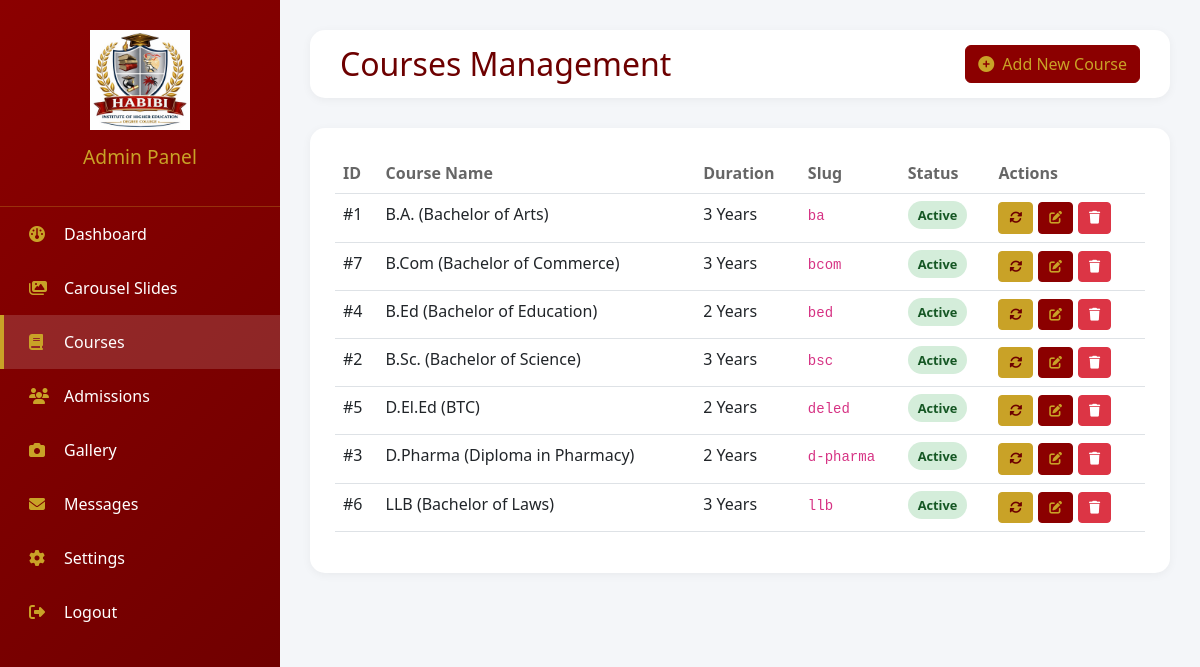
The page /admin/courses.php (signed in) on the database its author committed.
### tables this page shows
CREATE TABLE `courses` (
  `id` int(11) NOT NULL,
  `name` varchar(100) NOT NULL,
  `slug` varchar(100) NOT NULL,
  `duration` varchar(50) DEFAULT NULL,
  `eligibility` text DEFAULT NULL,
  `description` text DEFAULT NULL,
  `curriculum` text DEFAULT NULL,
  `career_opportunities` text DEFAULT NULL,
  `fee_structure` text DEFAULT NULL,
  `image_path` varchar(255) DEFAULT NULL,
  `status` tinyint(4) DEFAULT 1,
  `created_at` timestamp NOT NULL DEFAULT current_timestamp()
);

### admin/courses.php (the view, shortened to what this page needs)
<?php
require_once '../includes/config.php';
$action = isset($_GET['action']) ? $_GET['action'] : 'list';
$courses = $pdo->query("SELECT * FROM courses ORDER BY name ASC")->fetchAll();
?>
<!DOCTYPE html>
<html lang="en">
<head>
    <link href="https://cdn.jsdelivr.net/npm/bootstrap@5.3.0/dist/css/bootstrap.min.css" rel="stylesheet">
    <link rel="stylesheet" href="https://cdnjs.cloudflare.com/ajax/libs/font-awesome/6.4.0/css/all.min.css">
    <link href="https://cdn.jsdelivr.net/npm/summernote@0.8.18/dist/summernote.min.css" rel="stylesheet">
</head>
<body>
    <div class="wrapper">
        <div class="sidebar">
            <div class="sidebar-header">
                <img src="../assets/img/logo.png" alt="Habibi Institute" onerror="this.src='https://via.placeholder.com/100x100/8B0000/FFFFFF?text=HABIBI'">
                <h3>Admin Panel</h3>
            </div>
            <div class="sidebar-menu">
                <a href="dashboard.php"><i class="fas fa-dashboard"></i> Dashboard</a>
                <a href="carousel.php"><i class="fas fa-images"></i> Carousel Slides</a>
                <a href="courses.php" class="active"><i class="fas fa-book"></i> Courses</a>
                <a href="admissions.php"><i class="fas fa-users"></i> Admissions</a>
                <a href="gallery.php"><i class="fas fa-camera"></i> Gallery</a>
                <a href="messages.php"><i class="fas fa-envelope"></i> Messages</a>
                <a href="settings.php"><i class="fas fa-cog"></i> Settings</a>
                <a href="logout.php"><i class="fas fa-sign-out-alt"></i> Logout</a>
            </div>
        </div>
        <div class="main-content">
            <div class="top-nav">
                <div class="page-title">
                    <h2>Courses Management</h2>
                </div>
                <div>
                    <a href="?action=add" class="btn btn-primary">
                        <i class="fas fa-plus-circle me-2"></i>Add New Course
                    </a>
                </div>
            </div>
            <div class="content-card">
                <?php if($action == 'list'): ?>
                    <div class="table-responsive">
                        <table class="table table-hover">
                            <thead>
                                <tr>
                                    <th>ID</th>
                                    <th>Course Name</th>
                                    <th>Duration</th>
                                    <th>Slug</th>
                                    <th>Status</th>
                                    <th>Actions</th>
                                </tr>
                            </thead>
                            <tbody>
                                <?php foreach($courses as $course): ?>
                                <tr>
                                    <td>#<?php echo $course['id']; ?></td>
                                    <td><?php echo htmlspecialchars($course['name']); ?></td>
                                    <td><?php echo htmlspecialchars($course['duration'] ?: 'N/A'); ?></td>
                                    <td><code><?php echo htmlspecialchars($course['slug']); ?></code></td>
                                    <td>
                                        <span class="status-badge <?php echo $course['status'] ? 'status-active' : 'status-inactive'; ?>">
                                            <?php echo $course['status'] ? 'Active' : 'Inactive'; ?>
                                        </span>
                                    </td>
                                    <td>
                                        <div class="action-btns">
                                            <a href="?action=toggle&id=<?php echo $course['id']; ?>" class="btn btn-sm btn-warning" title="Toggle Status">
                                                <i class="fas fa-sync-alt"></i>
                                            </a>
                                            <a href="?action=edit&id=<?php echo $course['id']; ?>" class="btn btn-sm btn-primary">
                                                <i class="fas fa-edit"></i>
                                            </a>
                                            <a href="?action=delete&id=<?php echo $course['id']; ?>" class="btn btn-sm btn-danger" onclick="return confirm('Are you sure you want to delete this course?')">
                                                <i class="fas fa-trash"></i>
                                            </a>
                                        </div>
                                    </td>
                                </tr>
                                <?php endforeach; ?>
                            </tbody>
                        </table>
                    </div>
                <?php endif; ?>
            </div>
        </div>
    </div>
</body>
</html>

### admin/courses.php (style rules this page uses)
* { margin: 0; padding: 0; box-sizing: border-box; }
body { background: #f4f6f9; font-family: 'Segoe UI', Tahoma, Geneva, Verdana, sans-serif; }
.wrapper { display: flex; }
.sidebar { width: 280px; background: linear-gradient(135deg, #8B0000, #6D0000); min-height: 100vh; position: fixed; left: 0; top: 0; z-index: 1000; overflow-y: auto; }
.sidebar-header { padding: 30px 20px; text-align: center; border-bottom: 1px solid rgba(201, 162, 39, 0.3); }
.sidebar-header img { width: 100px; margin-bottom: 15px; }
.sidebar-header h3 { color: #C9A227; font-size: 1.2rem; }
.sidebar-menu a { display: flex; align-items: center; padding: 15px 25px; color: #fff; text-decoration: none; transition: all 0.3s; border-left: 4px solid transparent; }
.sidebar-menu a i { width: 25px; margin-right: 10px; color: #C9A227; }
.sidebar-menu a.active { background: rgba(255,255,255,0.15); border-left-color: #C9A227; }
.main-content { flex: 1; margin-left: 280px; padding: 30px; }
.top-nav { background: white; padding: 15px 30px; border-radius: 15px; box-shadow: 0 2px 10px rgba(0,0,0,0.05); margin-bottom: 30px; display: flex; justify-content: space-between; align-items: center; }
.page-title h2 { color: #6D0000; margin: 0; }
.content-card { background: white; border-radius: 15px; padding: 25px; box-shadow: 0 2px 10px rgba(0,0,0,0.05); }
.btn-primary { background: #8B0000; border-color: #8B0000; color: #C9A227; }
.btn-warning { background: #C9A227; border-color: #C9A227; color: #6D0000; }
.table th { border-top: none; color: #666; font-weight: 600; }
.status-badge { padding: 5px 10px; border-radius: 30px; font-size: 0.8rem; font-weight: 600; }
.status-active { background: #d4edda; color: #155724; }
.action-btns { display: flex; gap: 5px; }
.action-btns .btn { padding: 5px 10px; font-size: 0.8rem; }

### rows shown on the page
courses: id "1", name "B.A. (Bachelor of Arts)", duration "3 Years", slug "ba", status "Active"
courses: id "7", name "B.Com (Bachelor of Commerce)", duration "3 Years", slug "bcom", status "Active"
courses: id "4", name "B.Ed (Bachelor of Education)", duration "2 Years", slug "bed", status "Active"
courses: id "2", name "B.Sc. (Bachelor of Science)", duration "3 Years", slug "bsc", status "Active"
courses: id "5", name "D.El.Ed (BTC)", duration "2 Years", slug "deled", status "Active"
courses: id "3", name "D.Pharma (Diploma in Pharmacy)", duration "2 Years", slug "d-pharma", status "Active"
courses: id "6", name "LLB (Bachelor of Laws)", duration "3 Years", slug "llb", status "Active"
